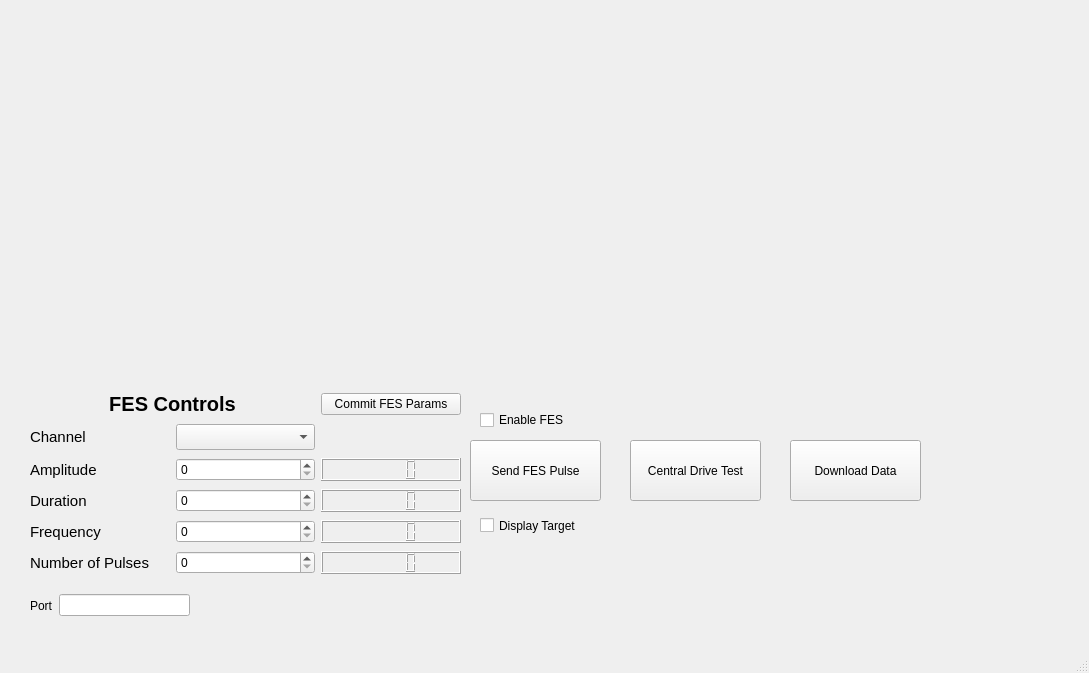
<?xml version="1.0" encoding="UTF-8"?>
<ui version="4.0">
 <class>MainWindow</class>
 <widget class="QMainWindow" name="MainWindow">
  <property name="geometry">
   <rect>
    <x>0</x>
    <y>0</y>
    <width>1089</width>
    <height>673</height>
   </rect>
  </property>
  <property name="windowTitle">
   <string>Central Drive Estimation</string>
  </property>
  <widget class="QWidget" name="centralwidget">
   <widget class="QWidget" name="gridLayoutWidget">
    <property name="geometry">
     <rect>
      <x>30</x>
      <y>390</y>
      <width>431</width>
      <height>191</height>
     </rect>
    </property>
    <layout class="QGridLayout" name="gridLayout">
     <item row="0" column="0" colspan="2">
      <widget class="QLabel" name="label_3">
       <property name="font">
        <font>
         <pointsize>15</pointsize>
         <weight>75</weight>
         <bold>true</bold>
        </font>
       </property>
       <property name="text">
        <string>FES Controls</string>
       </property>
       <property name="scaledContents">
        <bool>false</bool>
       </property>
       <property name="alignment">
        <set>Qt::AlignCenter</set>
       </property>
      </widget>
     </item>
     <item row="2" column="2">
      <widget class="QLCDNumber" name="committedAmp_lbl"/>
     </item>
     <item row="3" column="2">
      <widget class="QLCDNumber" name="committedDur_lbl"/>
     </item>
     <item row="5" column="1">
      <widget class="QSpinBox" name="np_sp"/>
     </item>
     <item row="2" column="0">
      <widget class="QLabel" name="label">
       <property name="font">
        <font>
         <pointsize>11</pointsize>
        </font>
       </property>
       <property name="text">
        <string>Amplitude</string>
       </property>
      </widget>
     </item>
     <item row="2" column="1">
      <widget class="QSpinBox" name="amp_sp"/>
     </item>
     <item row="4" column="0">
      <widget class="QLabel" name="label_5">
       <property name="font">
        <font>
         <pointsize>11</pointsize>
        </font>
       </property>
       <property name="text">
        <string>Frequency</string>
       </property>
      </widget>
     </item>
     <item row="4" column="1">
      <widget class="QSpinBox" name="f_sp"/>
     </item>
     <item row="4" column="2">
      <widget class="QLCDNumber" name="committedF_lbl"/>
     </item>
     <item row="5" column="2">
      <widget class="QLCDNumber" name="committedNp_lbl"/>
     </item>
     <item row="3" column="0">
      <widget class="QLabel" name="label_2">
       <property name="font">
        <font>
         <pointsize>11</pointsize>
         <italic>false</italic>
        </font>
       </property>
       <property name="text">
        <string>Duration</string>
       </property>
      </widget>
     </item>
     <item row="3" column="1">
      <widget class="QSpinBox" name="dur_sp"/>
     </item>
     <item row="5" column="0">
      <widget class="QLabel" name="label_6">
       <property name="font">
        <font>
         <pointsize>11</pointsize>
        </font>
       </property>
       <property name="text">
        <string>Number of Pulses</string>
       </property>
      </widget>
     </item>
     <item row="1" column="0">
      <widget class="QLabel" name="label_7">
       <property name="font">
        <font>
         <pointsize>11</pointsize>
        </font>
       </property>
       <property name="text">
        <string>Channel</string>
       </property>
      </widget>
     </item>
     <item row="1" column="1">
      <widget class="QComboBox" name="channel_cb">
       <property name="font">
        <font>
         <pointsize>11</pointsize>
        </font>
       </property>
       <property name="placeholderText">
        <string/>
       </property>
      </widget>
     </item>
     <item row="0" column="2">
      <widget class="QPushButton" name="commit_pb">
       <property name="text">
        <string>Commit FES Params</string>
       </property>
       <property name="checkable">
        <bool>false</bool>
       </property>
      </widget>
     </item>
    </layout>
   </widget>
   <widget class="QWidget" name="verticalLayoutWidget">
    <property name="geometry">
     <rect>
      <x>30</x>
      <y>20</y>
      <width>1031</width>
      <height>361</height>
     </rect>
    </property>
    <layout class="QVBoxLayout" name="verticalLayout">
     <item>
      <widget class="QWidget" name="TorquePlot" native="true">
       <layout class="QHBoxLayout" name="horizontalLayout"/>
      </widget>
     </item>
    </layout>
   </widget>
   <widget class="QCheckBox" name="target_cb">
    <property name="geometry">
     <rect>
      <x>480</x>
      <y>510</y>
      <width>121</width>
      <height>31</height>
     </rect>
    </property>
    <property name="text">
     <string>Display Target</string>
    </property>
   </widget>
   <widget class="QPushButton" name="download_pb">
    <property name="geometry">
     <rect>
      <x>790</x>
      <y>440</y>
      <width>131</width>
      <height>61</height>
     </rect>
    </property>
    <property name="text">
     <string>Download Data</string>
    </property>
   </widget>
   <widget class="QCheckBox" name="fesEnable_cb">
    <property name="geometry">
     <rect>
      <x>480</x>
      <y>410</y>
      <width>111</width>
      <height>20</height>
     </rect>
    </property>
    <property name="text">
     <string>Enable FES</string>
    </property>
   </widget>
   <widget class="QPushButton" name="sendPulse_pb">
    <property name="geometry">
     <rect>
      <x>470</x>
      <y>440</y>
      <width>131</width>
      <height>61</height>
     </rect>
    </property>
    <property name="autoFillBackground">
     <bool>false</bool>
    </property>
    <property name="text">
     <string>Send FES Pulse</string>
    </property>
   </widget>
   <widget class="QWidget" name="horizontalLayoutWidget">
    <property name="geometry">
     <rect>
      <x>30</x>
      <y>590</y>
      <width>160</width>
      <height>31</height>
     </rect>
    </property>
    <layout class="QHBoxLayout" name="horizontalLayout_2">
     <item>
      <widget class="QLabel" name="label_4">
       <property name="text">
        <string>Port</string>
       </property>
      </widget>
     </item>
     <item>
      <widget class="QLineEdit" name="comport_le"/>
     </item>
    </layout>
   </widget>
   <widget class="QPushButton" name="CD_pb">
    <property name="geometry">
     <rect>
      <x>630</x>
      <y>440</y>
      <width>131</width>
      <height>61</height>
     </rect>
    </property>
    <property name="autoFillBackground">
     <bool>false</bool>
    </property>
    <property name="text">
     <string>Central Drive Test</string>
    </property>
   </widget>
  </widget>
  <widget class="QMenuBar" name="menubar">
   <property name="geometry">
    <rect>
     <x>0</x>
     <y>0</y>
     <width>1089</width>
     <height>26</height>
    </rect>
   </property>
  </widget>
  <widget class="QStatusBar" name="statusbar"/>
 </widget>
 <resources/>
 <connections/>
</ui>
